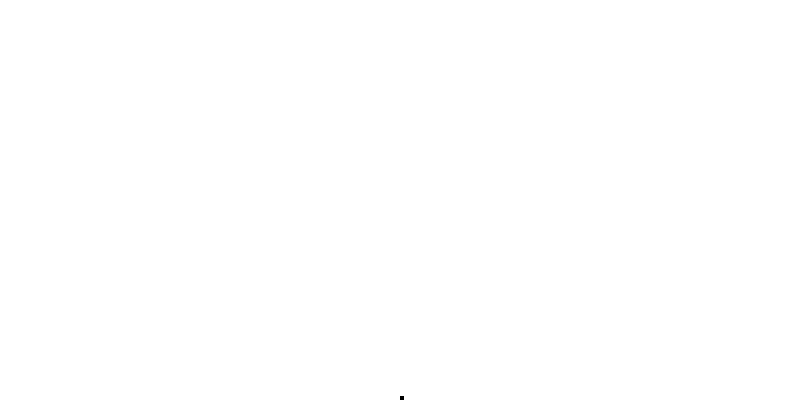
Frame 1 (no input)
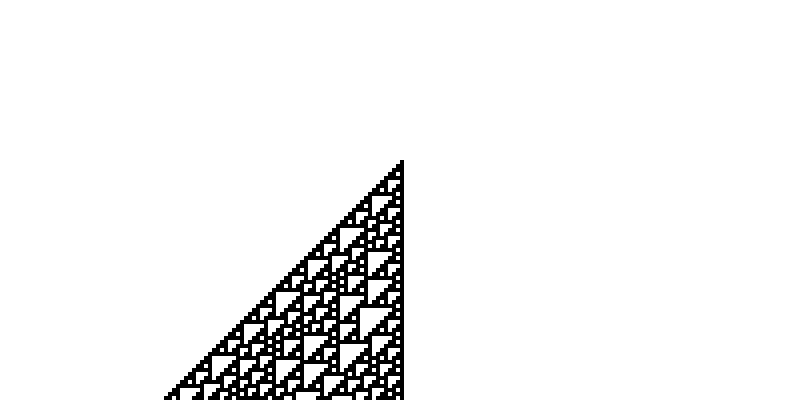
Frame 60 (the mouse pressed at the canvas centre just before this capture)
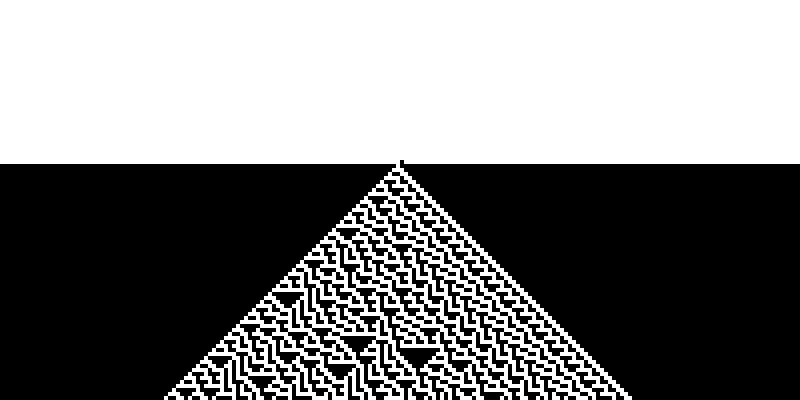
Frame 120 (the mouse held since frame 60 and released just before this capture)

The Processing sketch that drew these frames (run headless with seeded random() and noise(); from frame 60 on, the mouse is pressed at the canvas centre):

// Processing sketch: WolframCA_scrolling
// ── WolframCA_scrolling.pde
// Wolfram Cellular Automata
// Daniel Shiffman <http://www.shiffman.net>

// Simple demonstration of a Wolfram 1-dimensional cellular automata
// with the system scrolling by
// Also implements wrap around

CA ca;   // An object to describe a Wolfram elementary Cellular Automata


void setup() {
  size(800, 400);
  background(255);
  // int[] ruleset = {0, 1, 0, 1, 1, 0, 1, 0};   // Rule 90
  //int[] ruleset = {0,1,1,1,1,0,1,1};           // Rule 222  
  //int[] ruleset = {0,1,1,1,1,1,0,1};           // Rule 190  
  //int[] ruleset = {0,1,1,1,1,0,0,0};           // Rule 30  
  int[] ruleset = {0,1,1,1,0,1,1,0};             // Rule 110  
  
  ca = new CA(ruleset);                 // Initialize CA
}

void draw() {
  ca.display();          // Draw the CA
  ca.generate();
}

void mousePressed() {
  background(255);
  ca.randomize();
  ca.restart();
}


// ── CA.pde
// Wolfram Cellular Automata
// Daniel Shiffman <http://www.shiffman.net>

// A class to manage the CA

class CA {

  int generation;  // How many generations?
  int[] ruleset;   // An array to store the ruleset, for example {0,1,1,0,1,1,0,1}
  int w = 4;
  int[][] matrix;  // Store a history of generations in 2D array, not just one

  int cols;
  int rows;


  CA(int[] r) {
    ruleset = r;
    cols = width/w;
    rows = height/w;
    matrix = new int[cols][rows];
    restart();
  }

  // Make a random ruleset
  void randomize() {
    for (int i = 0; i < 8; i++) {
      ruleset[i] = int(random(2));
    }
  }

  // Reset to generation 0
  void restart() {
    for (int i = 0; i < cols; i++) {
      for (int j = 0; j < rows; j++) {
        matrix[i][j] = 0;
      }
    }
    matrix[cols/2][0] = 1;    // We arbitrarily start with just the middle cell having a state of "1"
    generation = 0;
  }


  // The process of creating the new generation
  void generate() {

    // For every spot, determine new state by examing current state, and neighbor states
    // Ignore edges that only have one neighor
    for (int i = 0; i < cols; i++) {
      int left  = matrix[(i+cols-1)%cols][generation%rows];   // Left neighbor state
      int me    = matrix[i][generation%rows];       // Current state
      int right = matrix[(i+1)%cols][generation%rows];  // Right neighbor state
      matrix[i][(generation+1)%rows] = rules(left, me, right); // Compute next generation state based on ruleset
    }
    generation++;
  }

  // This is the easy part, just draw the cells, fill 255 for '1', fill 0 for '0'
  void display() {
    int offset = generation%rows;

    for (int i = 0; i < cols; i++) {
      for (int j = 0; j < rows; j++) {
        int y = j - offset;
        if (y <= 0) y = rows + y;
        if (matrix[i][j] == 1) fill(0);
        else                   fill(255);
        noStroke();
        rect(i*w, (y-1)*w, w, w);
      }
    }
  }

  // Implementing the Wolfram rules
  // Could be improved and made more concise, but here we can explicitly see what is going on for each case
  int rules (int a, int b, int c) {
    String s = "" + a + b + c;
    int index = Integer.parseInt(s, 2);
    return ruleset[index];
  }

  // The CA is done if it reaches the bottom of the screen
  boolean finished() {
    if (generation > height/w) {
      return true;
    } 
    else {
      return false;
    }
  }
}
